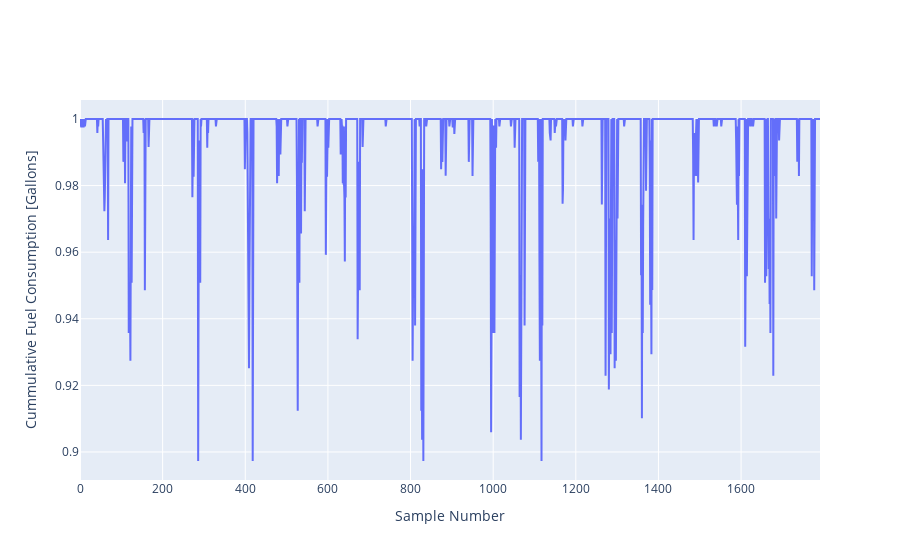

The cell this chart's notebook holds for it:
### Code cell
fig = go.Figure()
fig.add_trace(go.Scatter(x=results_df.index, y=results_df['cal_score'], mode='lines'))
fig.update_layout(yaxis=dict(title="Cummulative Fuel Consumption [Gallons]"),
                  xaxis=dict(title='Sample Number')
                 )
fig.show()

### Figure 1 — Plotly figure (JSON) as saved in the notebook; plotly's stock layout.template omitted (floating-point values rounded to 4 significant figures; data arrays with more than 128 entries replaced by an {"elided": "..."} marker saying what was removed)
{"data": [{"mode": "lines", "type": "scatter", "x": {"elided": "1792 int values"}, "y": {"elided": "1792 float values"}}], "layout": {"autosize": true, "xaxis": {"autorange": true, "range": [0, 1791], "title": {"text": "Sample Number"}, "type": "linear"}, "yaxis": {"autorange": true, "range": [0.8916, 1.006], "title": {"text": "Cummulative Fuel Consumption [Gallons]"}, "type": "linear"}}}
